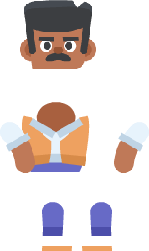
#> input picture assets/art/characters/c0.png, 149 x 251 px, given in place of grey.png, which was not available
$ python build_assets.py
#> lines starting #> are read from the running program, lines starting #| are printed output that depends on the picture
#!/usr/bin/env python3
"""Compose Sığınak art from CC0 Kenney packs + Google Fonts (Barlow)."""
from __future__ import annotations

import math
import os
import random
import shutil
import struct
import wave
from pathlib import Path

from PIL import Image, ImageDraw, ImageEnhance, ImageFilter, ImageFont

ROOT = Path(__file__).resolve().parent
KENNEY = Path("/tmp/kenney-mirror")
FONTS_SRC = Path("/tmp/assets-dl")
OUT = ROOT / "assets"

PAL = {
    "bg": (18, 16, 14),
    "earth": (62, 44, 32),
    "earth2": (42, 30, 22),
    "metal": (58, 62, 66),
    "amber": (224, 161, 74),
    "text": (242, 230, 208),
    "sage": (125, 154, 106),
    "water": (91, 163, 181),
    "rust": (196, 92, 62),
}


def load(path: Path) -> Image.Image:
    return Image.open(path).convert("RGBA")


# [11 lines left out: functions tint, paste, not called in this run]


def industrial(n: int) -> Image.Image:
    p = KENNEY / "kenney_platformerpack_industrial" / "PNG" / "Retina" / f"platformIndustrial_{n:03d}.png"
    return load(p)


# [4 lines left out: function bit_tile, not called in this run]


def copy_fonts() -> None:
    dest = OUT / "fonts"
    dest.mkdir(parents=True, exist_ok=True)
    for name in [
        "Barlow-Regular.ttf",
        "Barlow-Medium.ttf",
        "Barlow-SemiBold.ttf",
        "Barlow-Bold.ttf",
        "BarlowCondensed-Regular.ttf",
        "BarlowCondensed-SemiBold.ttf",
        "BarlowCondensed-Bold.ttf",
    ]:
        shutil.copy2(FONTS_SRC / name, dest / name)


def copy_ui() -> None:
    dest = OUT / "art" / "ui"
    dest.mkdir(parents=True, exist_ok=True)
    src = KENNEY / "uipack_fixed" / "PNG"
    mapping = {
        "grey_panel.png": "panel.png",
        "grey_button00.png": "btn.png",
        "grey_button01.png": "btn_wide.png",
        "grey_button02.png": "btn_square.png",
        "grey_button03.png": "btn_alt.png",
        "grey_button05.png": "btn_small.png",
        "grey_box.png": "box.png",
        "grey_sliderDown.png": "slider.png",
        "grey_circle.png": "circle.png",
        "grey_tickWhite.png": "tick.png",
    }
    for src_name, dst_name in mapping.items():
        p = src / src_name
        if p.exists():
            im = load(p)
            # Recolor light Kenney greys toward bunker metal
            shutil.copy2(p, dest / f"raw_{dst_name}")
            dest.joinpath(dst_name).parent.mkdir(exist_ok=True)
            dark = recolor_ui(im)
            dark.save(dest / dst_name)
#> pass 2 of the loop in copy_ui, `for src_name, dst_name in mapping.items():`:
    # Pixel 9-slice
    nine = KENNEY / "pixeluipack" / "9-Slice" / "Colored"
    for name, dest_name in [("grey.png", "slice_panel.png"), ("yellow.png", "slice_amber.png"),
                            ("red.png", "slice_danger.png"), ("green.png", "slice_ok.png")]:
        im = load(nine / name)
#> in load, returned value is the input picture: PIL image 149x251 RGBA; mean R, G, B, A 54.1, 44.2, 42.8, 83.4
        recolor_ui(im).save(dest / dest_name)
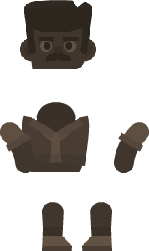
#> saved as slice_panel.png: PIL image 149x251 RGBA; mean R, G, B, A 22.2, 18.6, 15.4, 83.4; transparent parts drawn white
#> pass 2 of the loop in copy_ui, `for name, dest_name in [("grey.png", "slice_panel.png"), ("yellow.png"..`:
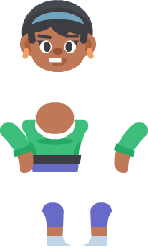
#> input picture assets/art/characters/c1.png, 148 x 251 px, given in place of yellow.png, which was not available
#> in load, returned value is the input picture: PIL image 148x251 RGBA; mean R, G, B, A 37.9, 41.2, 36.8, 75.9
#> in copy_ui, `recolor_ui(im).save(dest / dest_name)`:
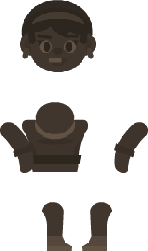
#> saved as slice_amber.png: PIL image 148x251 RGBA; mean R, G, B, A 19.1, 16, 13.3, 75.9; transparent parts drawn white
    # Game icons (white) for chrome
    gi = KENNEY / "gameicons" / "PNG" / "White" / "2x"
    for name in ["pause.png", "fastForward.png", "gear.png", "home.png", "locked.png",
                 "plus.png", "minus.png", "power.png", "save.png", "musicOn.png",
                 "audioOn.png", "question.png", "exclamation.png", "checkmark.png"]:
        p = gi / name
        if p.exists():
            load(p).save(dest / f"ico_{name}")


def recolor_ui(im: Image.Image) -> Image.Image:
    px = im.load()
    w, h = im.size
    out = im.copy()
    opx = out.load()
    for y in range(h):
        for x in range(w):
            r, g, b, a = px[x, y]
            if a == 0:
                continue
            # map light greys to dark bunker browns, keep highlights
            lum = (r + g + b) / 3
            t = lum / 255.0
            nr = int(28 + t * 70)
            ng = int(24 + t * 58)
            nb = int(20 + t * 48)
            opx[x, y] = (nr, ng, nb, a)
    return out


# [121 lines left out: functions extract_icons, compose_character, portraits, not called in this run]


def fill_rect(im: Image.Image, box, color) -> None:
    draw = ImageDraw.Draw(im)
    draw.rectangle(box, fill=color)


# [224 lines left out: functions tile_row, make_room, rooms, backgrounds, app_icon, copy_audio and 2 more, not called in this run]


def main() -> None:
    for sub in ["fonts", "art/rooms", "art/portraits", "art/characters", "art/icons",
                "art/ui", "art/bg", "audio", "icon"]:
        (OUT / sub).mkdir(parents=True, exist_ok=True)
    copy_fonts()
    copy_ui()
    extract_icons()
    portraits()
    rooms()
    backgrounds()
    app_icon()
    copy_audio()
    copy_licenses()
    print("Assets written to", OUT)


if __name__ == "__main__":
#> (the run stopped early here; a loop or call above may not have finished)
